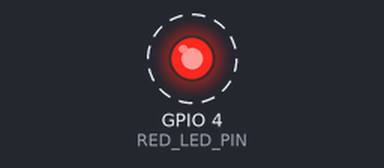
The program below on a simulated ESP32. Parts: output pins drawn as LEDs (lit = HIGH). Dashed ring = blinking.

Above: at 0.5 s.
Timing chart, 0 to 4.6 s (numbered marks = the images above):
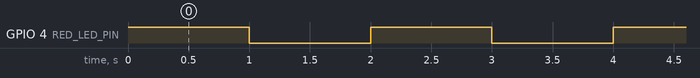

The program:

main.cpp
```cpp
// (licence header left out)
/* include arduino header */
#include <Arduino.h>

/* red led pin connected to pin 4 */
#define RED_LED_PIN		4

#define DELAY_1000_MS	1000

void setup() {

	/* set red led pin as output */
	pinMode( RED_LED_PIN, OUTPUT );

}

void loop() {

	/* turn on red led */
	digitalWrite( RED_LED_PIN, HIGH );

	/* 1000ms delay */
	delay( DELAY_1000_MS );

	/* turn off red led */
	digitalWrite( RED_LED_PIN, LOW );

	/* 1000ms delay */
	delay( DELAY_1000_MS );
}
```

Measured:
- by itself, GPIO 4 (RED_LED_PIN): alternates HIGH for 1.0 s and LOW for 1.0 s
